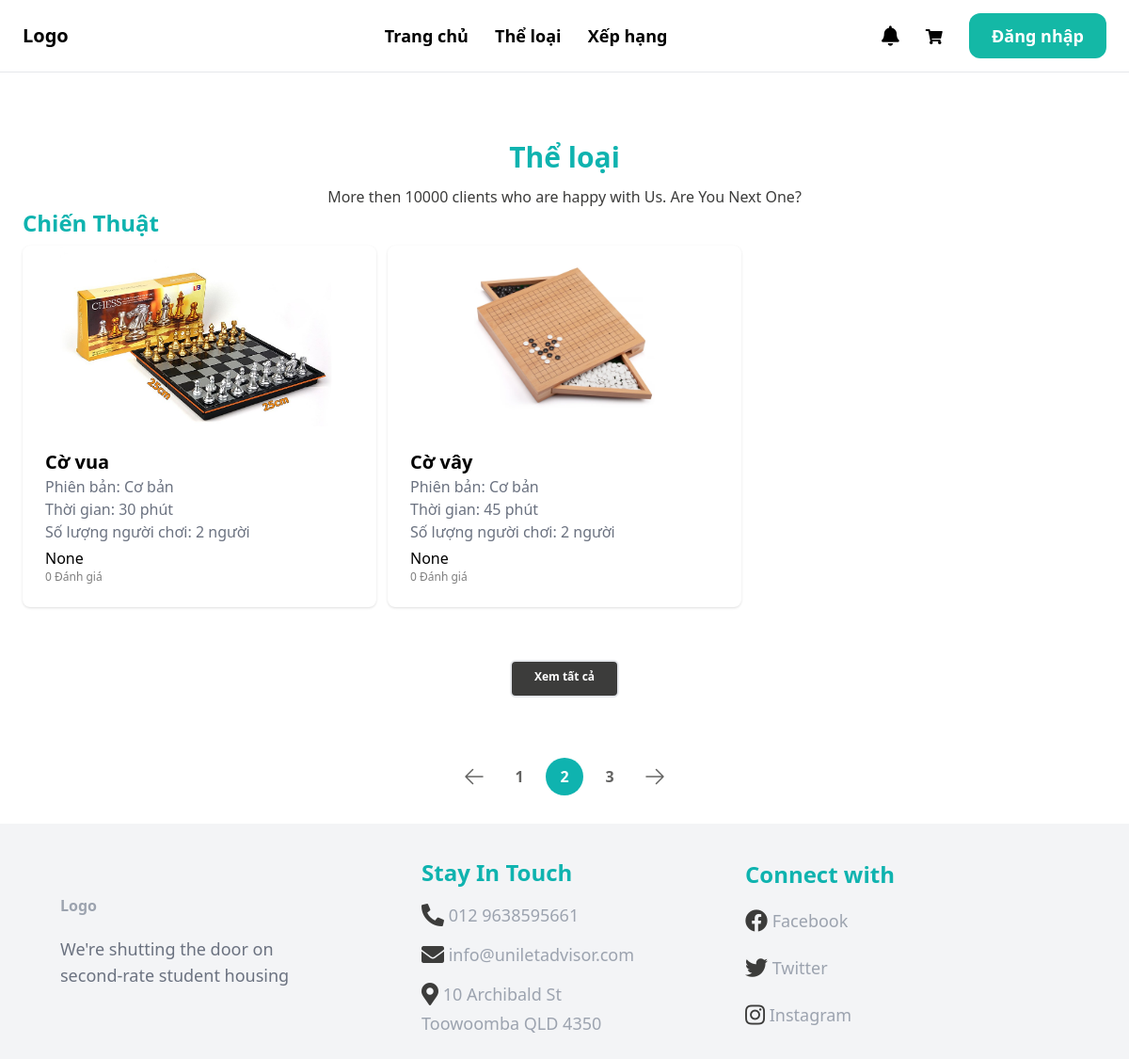
The app's page /allCategories/, older data.
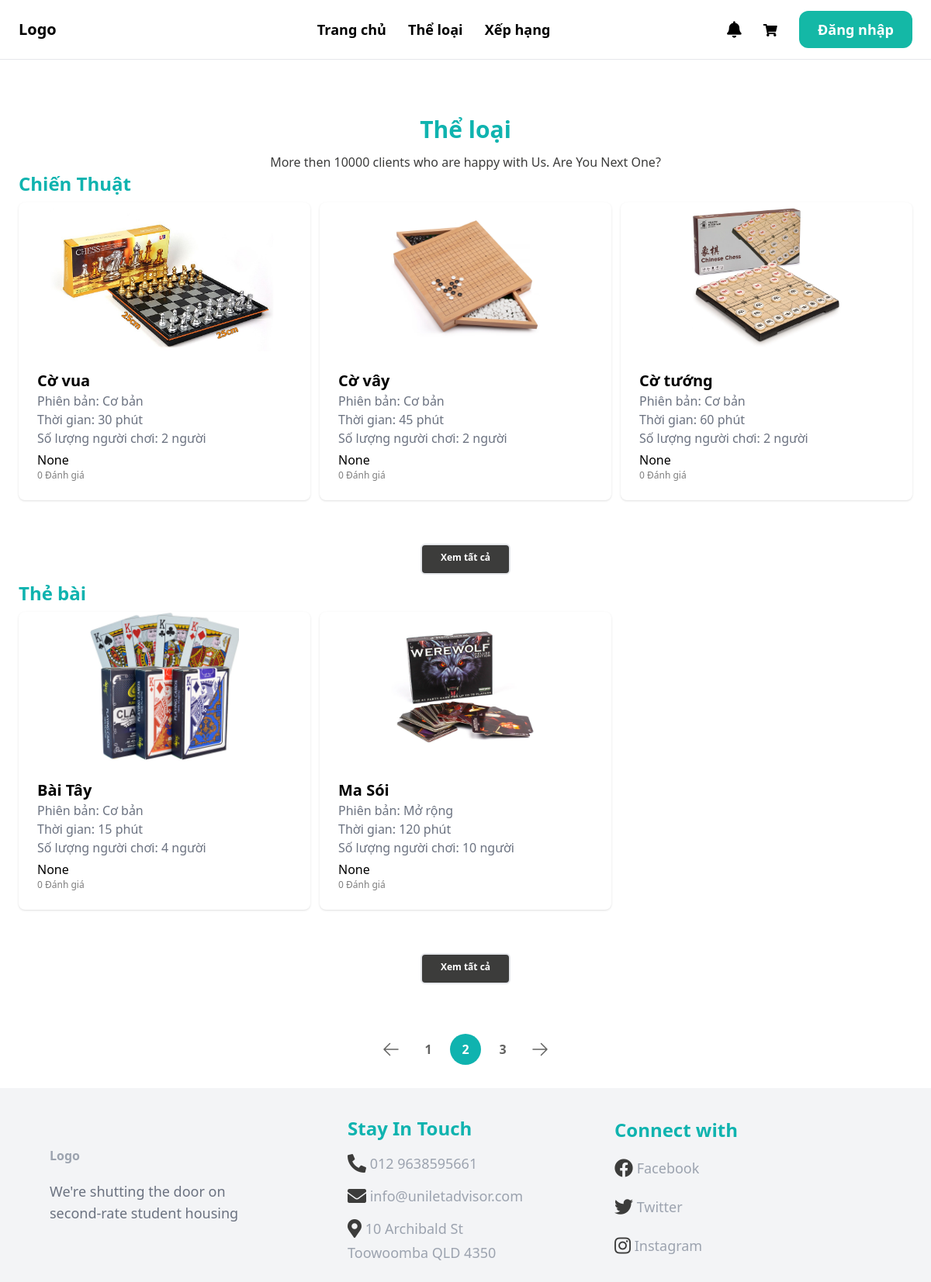
The same page, newer data.
### boardgame/models.py (models this page shows, shortened)
class Category(models.Model):
    title = models.CharField(max_length=100, default=None)
    cid = ShortUUIDField(unique=True, primary_key=True, prefix="cat", alphabet='1234567890', length=2, max_length=6)
    description = models.TextField(null=True, blank=True)
    class Meta:
        verbose_name_plural = 'Category'

class Boardgame(models.Model):
    AGE_RATINGS = (
        ('G', 'Phổ biến'),
        ('7+', 'Trên 7 tuổi'),
        ('12+', 'Trên 12 tuổi'),
        ('16+', 'Trên 16 tuổi'),
        ('18+', 'Trên 18 tuổi'),
    )
    STATUS_BG = (
        ('out_of_stock', 'Boardgame này đã hết'),
        ('stocking', 'Boardgame này vẫn còn'),
    )
    bgid = ShortUUIDField(unique=True, primary_key=True, prefix="bg", alphabet='1234567890', length=2, max_length=6)
    user = models.ForeignKey(User, on_delete=models.SET_NULL, null=True)
    date = models.DateTimeField(default=timezone.now)
    category= models.ForeignKey(Category, on_delete=models.SET_NULL, null=True)
    version = models.ForeignKey(Version, on_delete=models.SET_NULL, null=True)
    title = models.CharField(max_length=100)
    image = models.ImageField(upload_to="user_directory_path")
    description = models.TextField(null=True, blank=True, default="This is the boardgame")
    rule = models.TextField(null=True, blank=True, default="This is rule for boardgame")
    age_rating = models.CharField(choices=AGE_RATINGS, max_length=5, default="G")
    people = models.IntegerField()
    play_time = models.IntegerField()
    price = models.DecimalField(max_digits=99999999999999, decimal_places=2)
    author = models.ForeignKey(Author, on_delete=models.SET_NULL, null=True, blank=True)
    producer = models.ForeignKey(Producer, on_delete=models.SET_NULL, null=True, blank=True)
    publication_year = models.IntegerField(default="2000")
    boardgame_status = models.CharField(choices=STATUS_BG, max_length=20, default="out_of_stock")
    in_stock = models.PositiveIntegerField(default=0)
    order = models.PositiveIntegerField(default=0)
    rental = models.PositiveIntegerField(default=0)
    total = models.PositiveIntegerField(default=0)
    class Meta:
        verbose_name_plural = "Boardgame"
    def get_average_rating(self):
        return self.reviews.aggregate(avg_rating=Avg('rating'))['avg_rating']
    @property
    def draw_average_stars(self):
        if (self.get_average_rating()):
            average_stars = int(self.get_average_rating())
            return range(0,average_stars)
    @property
    def draw_non_stars(self):
        if (self.get_average_rating()):
            average_stars = int(self.get_average_rating())
            return range(0,5-average_stars)

class Version(models.Model):
    title = models.CharField(max_length=100, default=None)
    vid = ShortUUIDField(unique=True, primary_key=True, prefix="ver", alphabet='1234567890', length=2, max_length=6)
    description = models.TextField(null=True, blank=True)
    class Meta:
        verbose_name_plural = 'Version'
    def __str__(self):
        return self.title

### core/views.py (the view)
# urls.py: path('allCategories/', views.allCategories, name='allCategories'),
def allCategories(request):
    categories = Category.objects.all()
    return render(request, 'core/allCategories.html',{
        'categories': categories,
    })

### templates/core/allCategories.html (shortened to what this page needs)
{% extends 'core/base.html' %}
{% load static %}
{% block content %}
    <div>
        <div class="text-center pt-12 text-3xl font-bold text-[#0FB3AF]">Thể loại</div>
        <div class="text-center pt-3 text-md text-[#3C3C3B] font-['Open Sans']">More then 10000 clients who are
            happy with Us. Are You Next One?</div>
    </div>
    <div class="grid grid-row-2 gap-2 ">
        {% for categori in categories %}
            <a href="{% url "core:category" categori.cid %}">
                <p class="text-left text-2xl font-bold text-[#0FB3AF]">{{ categori.title }}</p>
            </a>
            <div class="grid grid-cols-3 gap-3 ">
                {% for boardgame in categori.boardgame_set.all|slice:":3" %}
                    <div class="shadow bg-[#ffffff] rounded-lg">
                        <a href="{% url "boardgame:detail" boardgame.bgid %}" class="boardgame-info">
                            <div >
                                <img src="{{ boardgame.image.url }}" class="rounded-t-lg object-contain max-h-48 w-full transition " sizes="100vw">
                            </div>
                            <div class="p-6 rounded-b-xl bg-white-100">
                                <h2 class="text-xl font-bold">{{ boardgame.title }}</h2>
                                <p class="text-gray-500">Phiên bản: {{ boardgame.version }}</p>
                                <p class="text-gray-500">Thời gian: {{ boardgame.play_time }} phút</p>
                                <p class="text-gray-500">Số lượng người chơi: {{ boardgame.people }} người</p>
                                <div class="flex items-center pt-1">
                                    {{boardgame.get_average_rating}}
                                </div>
                                <div class="font-thin text-[#7E7E7E] font-['Open Sans'] text-xs">
                                    {{boardgame.reviews.all.count}} Đánh giá
                                </div>
                            </div>
                        </a>
                    </div>
                {% endfor %}
            </div>
            <div class=" grid  justify-items-center items-center pt-12 ">
                <a  href="{% url "core:category" categori.cid %}"
                    class="rounded-md h-10 border-2 border-primary px-6 py-2 text-xs font-bold bg-[#3C3C3B] text-white text-center hover:bg-[#3C3C3BCC] ">
                    Xem tất cả
                </a>
            </div>
        {% endfor %}
    </div>
    <div class="grid justify-items-center bg-white pt-16 flex items-center flex-wrap">
        <nav aria-label="Page navigation">
            <ul class="inline-flex space-x-2">
                <li><button
                        class="flex items-center justify-center w-10 h-10 text-[#3C3C3BCC]  rounded-full hover:bg-[#BFF5F3]">
                        <svg xmlns="http://www.w3.org/2000/svg" fill="none" viewBox="0 0 24 24" stroke-width="1.5"
                            stroke="currentColor" class="w-full h-full p-2">
                            <path stroke-linecap="round" stroke-linejoin="round"
                                d="M10.5 19.5L3 12m0 0l7.5-7.5M3 12h18" />
                        </svg>
                </li>
                <li><button
                        class="w-10 h-10 text-[#3C3C3BCC] font-bold font-[Open Sans] rounded-full hover:bg-[#BFF5F3]">1</button>
                </li>
                <li><button
                        class="w-10 h-10 text-white font-bold font-[Open Sans] bg-[#0FB3AF] rounded-full hover:bg-[#BFF5F3] ">2</button>
                </li>
                <li><button
                        class="w-10 h-10 text-[#3C3C3BCC] font-bold font-[Open Sans] rounded-full hover:bg-[#BFF5F3]">3</button>
                </li>
                <li><button
                        class="flex items-center justify-center w-10 h-10 text-[#3C3C3BCC] rounded-full hover:bg-[#BFF5F3]">
                        <svg xmlns="http://www.w3.org/2000/svg" fill="none" viewBox="0 0 24 24" stroke-width="1.5"
                            stroke="currentColor" class="w-full h-full p-2">
                            <path stroke-linecap="round" stroke-linejoin="round"
                                d="M13.5 4.5L21 12m0 0l-7.5 7.5M21 12H3" />
                        </svg>
                </li>
            </ul>
        </nav>
    </div>
{% endblock %}

### templates/core/base.html (shortened to what this page needs)
<!doctype html>
<html>
    <head>
        <script src="https://cdn.tailwindcss.com"></script>
        <link href="https://cdnjs.cloudflare.com/ajax/libs/font-awesome/5.15.4/css/all.min.css" rel="stylesheet">
        <link href="https://cdn.jsdelivr.net/npm/tailwindcss@2.2.19/dist/tailwind.min.css" rel="stylesheet">
        <link rel="stylesheet" href="https://cdnjs.cloudflare.com/ajax/libs/noUiSlider/14.6.3/nouislider.min.css">
    </head>
    <body>
        <nav class="py-6 px-6 flex justify-between items-center border-b border-gray-200">
            <a href="/" class="text-xl font-semibold">Logo</a>
            <div class="ml-48 space-x-6 w-1/3">
                <a href="/" class="text-lg font-semibold hover:text-teal-500">Trang chủ</a>
                <a href="{% url "core:allCategories" %}" class="text-lg font-semibold hover:text-teal-500">Thể loại</a>
                <a href="{% url "core:leaderboard" %}" class="text-lg font-semibold hover:text-teal-500">Xếp hạng</a>
            </div>
            <div class="space-x-6">
                <button type="button"
                    class=" text-black-400 hover:text-gray-500 rounded-full focus:ring-offset-black-800">
                    <a href="{% url "core:notification" %}" class="fa fa-bell fa-lg"></a>
                </button>
                <button type="button"
                    class=" text-black-400 hover:text-gray-500 rounded-full focus:ring-offset-black-800">
                    <a href="{% url "rent:cart"%}" class="fas fa-shopping-cart"></a>
                </button>
                {% if request.user.is_authenticated %}
                    <a href="{% url "core:account"%}" class="px-6 py-3 text-lg font-semibold bg-teal-500 text-white rounded-xl hover:bg-teal-700">Tài khoản</a>
                    <a href="{% url "userauths:sign_out" %}" class="px-6 py-3 text-lg font-semibold bg-red-500 text-white rounded-xl hover:bg-red-700">Đăng xuất</a>
                {% else %}
                    <a href="{% url "userauths:sign_in" %}" class="px-6 py-3 text-lg font-semibold bg-teal-500 text-white rounded-xl hover:bg-teal-700">Đăng nhập</a>
                {% endif %}
            </div>
        </nav>
        <div class="px-6 py-6">
            {% block content %}
            {% endblock %}
        </div>
        <footer class="py-6 px-6 flex justify-between bg-gray-100">
            <div class=" self-center w-1/3 px-10">
                <h3 class="mb-5 font-semibold text-gray-400">Logo</h3>
                <p class="text-lg text-gray-500">
                    We're shutting the door on <br/>
                    second-rate student housing
                </p>
            </div>
            <div class="w-1/3 px-10 self-center">
                <h3 class="text-2xl font-bold text-[#0FB3AF] py-3"> Stay In Touch</h3>
                <ul class="space-y-2">
                    <li>
                        <a href="" class="text-lg text-gray-400">
                            <i class="fas fa-phone-alt fa-lg text-[#3C3C3B] py-2" aria-hidden="flase"></i>
                            012 9638595661
                        </a>
                    </li>
                    <li>
                        <a href="" class="text-lg text-gray-400">
                            <i class="fa fa-envelope fa-lg text-[#3C3C3B] py-2" aria-hidden="true"></i>
                            info@uniletadvisor.com
                        </a>
                    </li>
                    <li>
                        <a href="" class="text-lg text-gray-400">
                            <i class="fas fa-map-marker-alt fa-lg text-[#3C3C3B] py-2" aria-hidden="true"></i>
                            <td>10 Archibald St <br/>
                            Toowoomba QLD 4350</td>
                        </a>
                    </li>
                </ul>
            </div>
            <div class="w-1/3 self-center">
                <h3 class="text-2xl font-bold text-[#0FB3AF] py-3"> Connect with</h3>
                <ul class="space-y-2">
                    <li>
                        <a href="https://www.facebook.com/your_page_url" class="text-lg text-gray-400" target="_blank">
                            <i class="fab fa-facebook fa-lg text-[#3C3C3B] py-3 "></i>
                            Facebook
                        </a>
                    </li>
                    <li>
                        <a href="https://twitter.com/your_page_url" class="text-lg text-gray-400" target="_blank">
                            <i class="fab fa-twitter fa-lg text-[#3C3C3B] py-3"></i>
                            Twitter
                        </a>
                    </li>
                    <li>
                        <a href="https://www.instagram.com/your_page_url" class="text-lg text-gray-400" target="_blank">
                            <i class="fab fa-instagram fa-lg text-[#3C3C3B] py-3"></i>
                            Instagram
                        </a>
                    </li>
                </ul>
            </div>
        </footer>
    </body>
</html>

Row changes from the older to the newer data that the page shows:
added Boardgame: image (picture), title "Cờ tướng", version "Cơ bản", play_time "60", people "2", get_average_rating "None", reviews.all.count "0", shown under Category "Chiến Thuật"
added Category: title "Thẻ bài"
added Boardgame: image (picture), title "Bài Tây", version "Cơ bản", play_time "15", people "4", get_average_rating "None", reviews.all.count "0", shown under "Thẻ bài"
added Boardgame: image (picture), title "Ma Sói", version "Mở rộng", play_time "120", people "10", get_average_rating "None", reviews.all.count "0", shown under "Thẻ bài"
